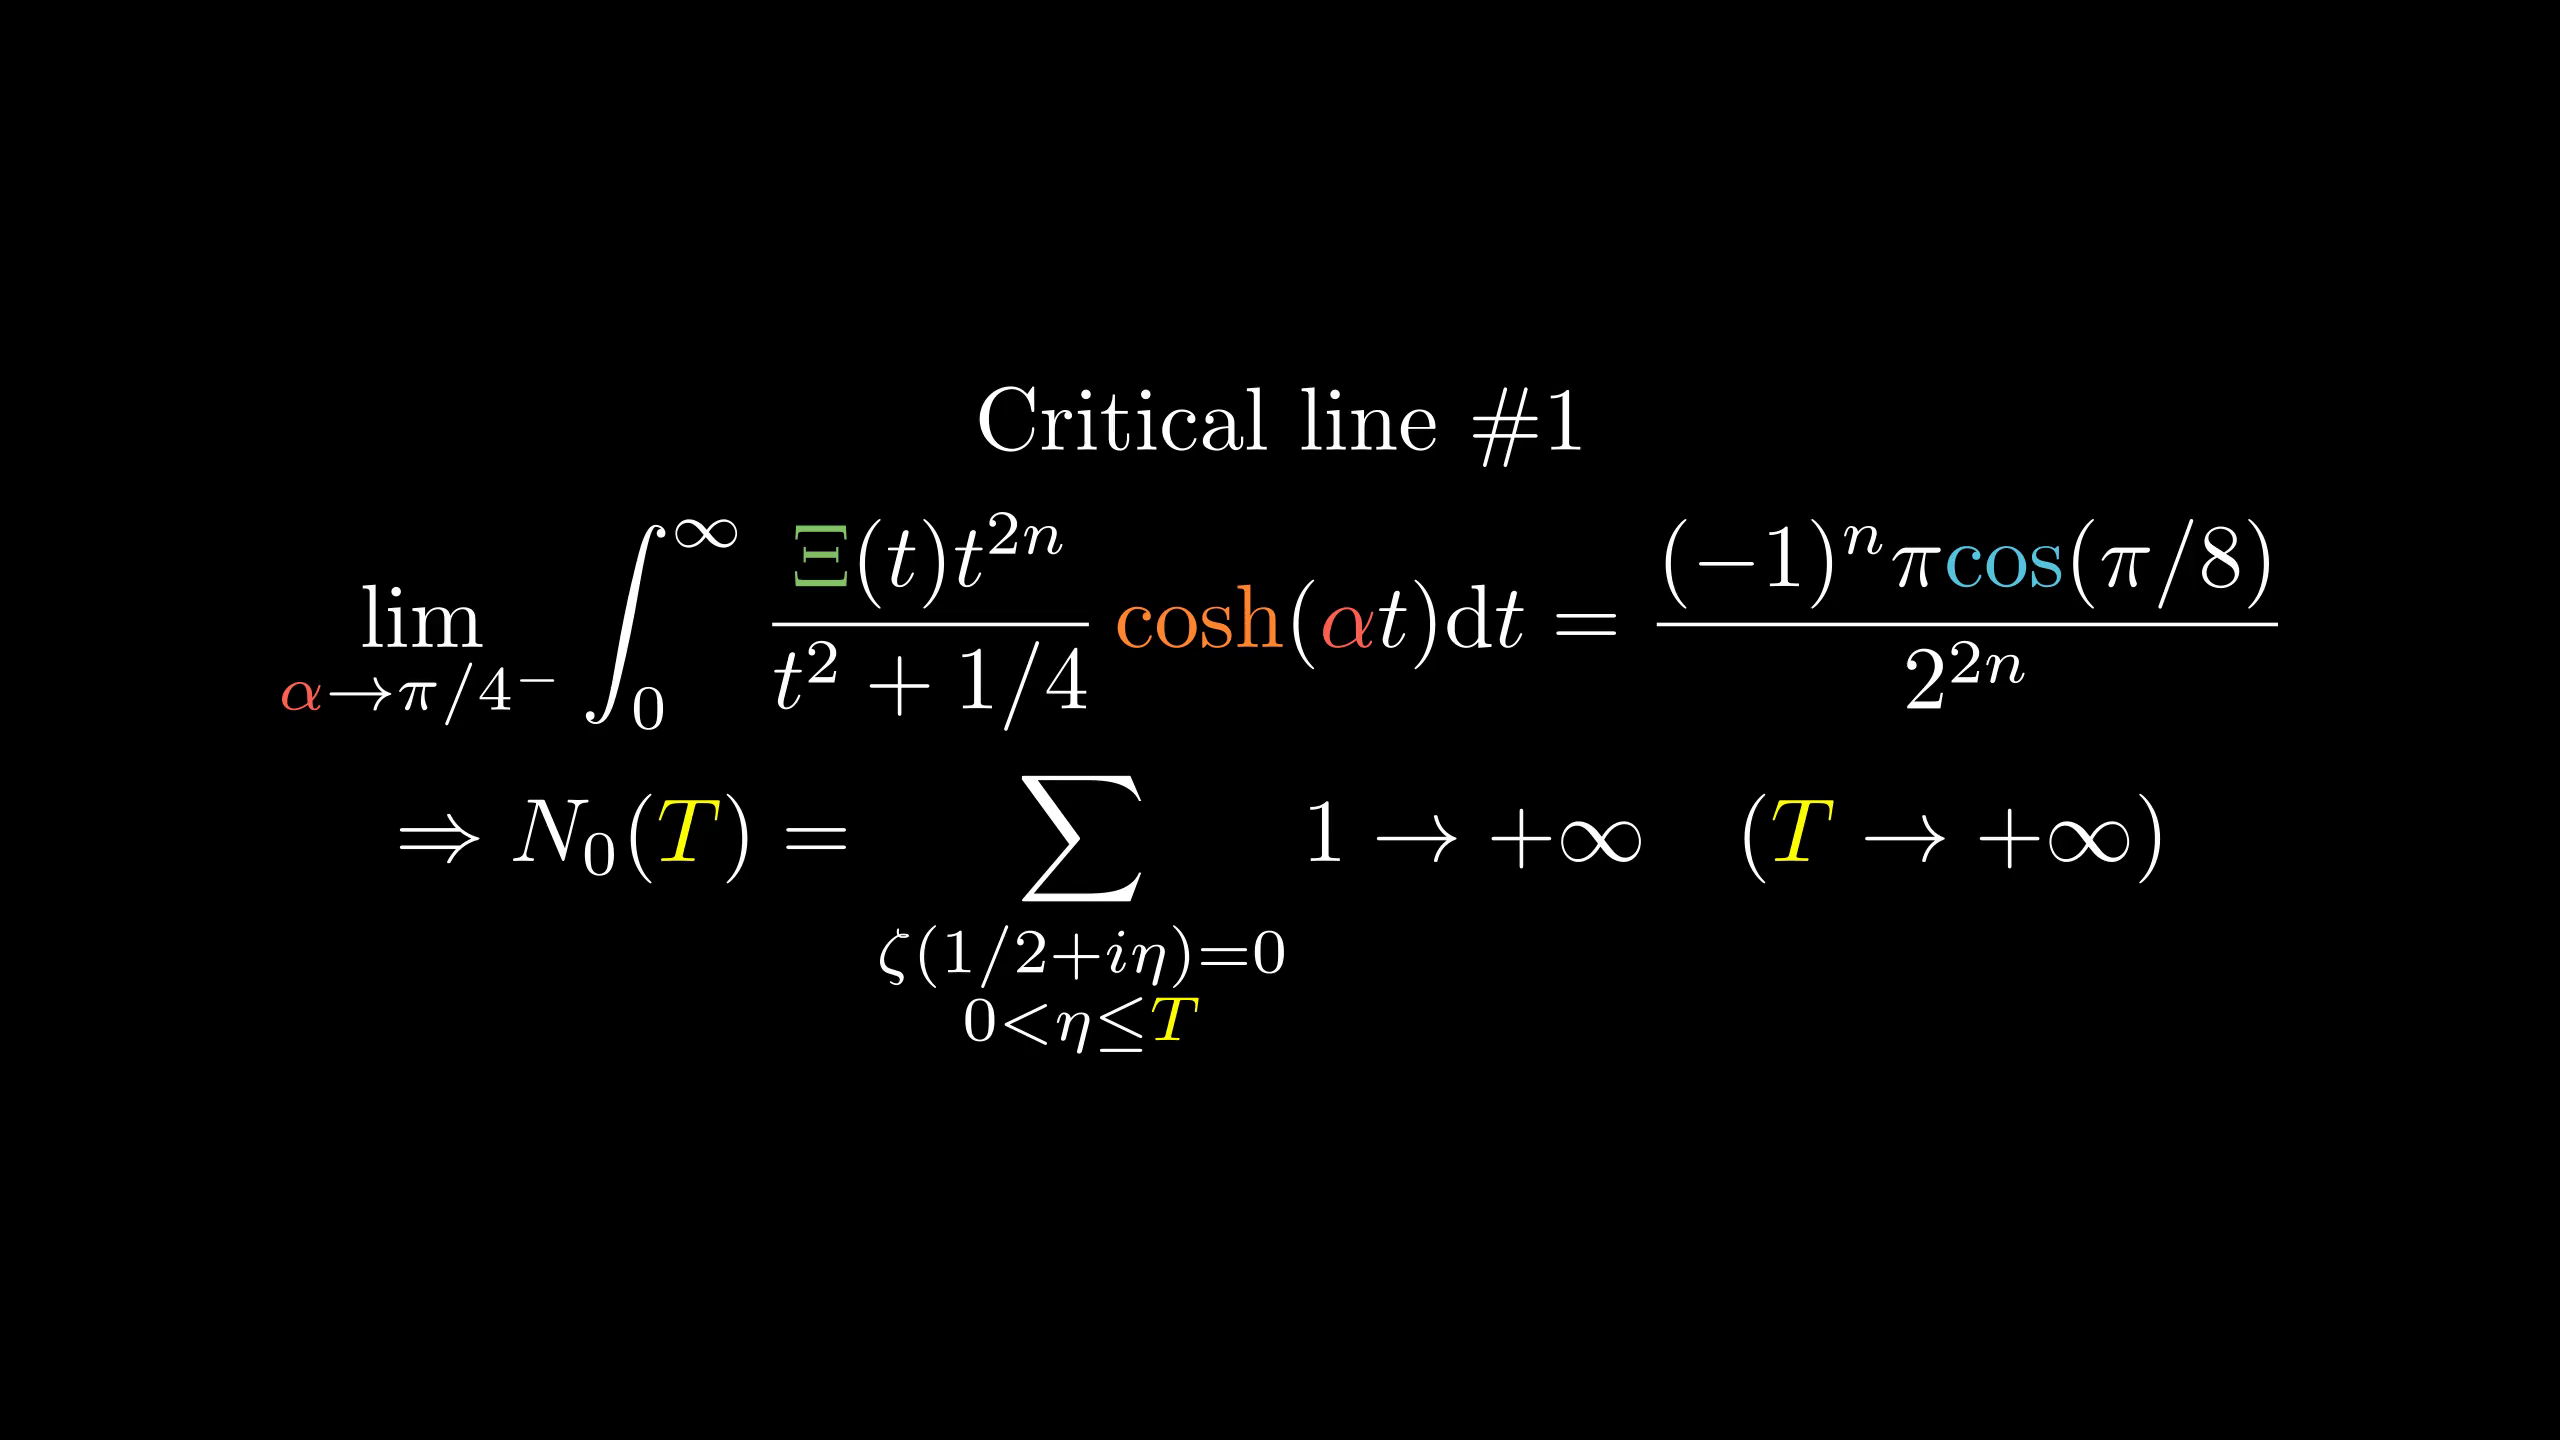

Write Python code to recreate this figure.
from manimlib.imports import *

class FooScene(Scene):
    def construct(self):
        tit=TextMobject(r"Critical line \#1")
        fml=TexMobject(r"\lim_{\alpha\to\pi/4^-}\int_0^\infty{\Xi(t)t^{2n}\over t^2+1/4}\cosh(\alpha t)\mathrm dt={(-1)^n\pi{\cos}(\pi/8)\over2^{2n}}",
                tex_to_color_map={
                    r"\alpha":RED,
                    r"{\Xi":GREEN,
                    r"\cosh":ORANGE,
                    r"{\cos}":BLUE
                })
        fml2=TexMobject(r"\Rightarrow N_0(T)=\sum_{\substack{\zeta(1/2+i\eta)=0\\0<\eta\le T}}1\to+\infty\quad(T\to+\infty)",
                tex_to_color_map={"T":YELLOW})
        self.add(VGroup(tit,fml,fml2).arrange(DOWN))
        self.wait()
